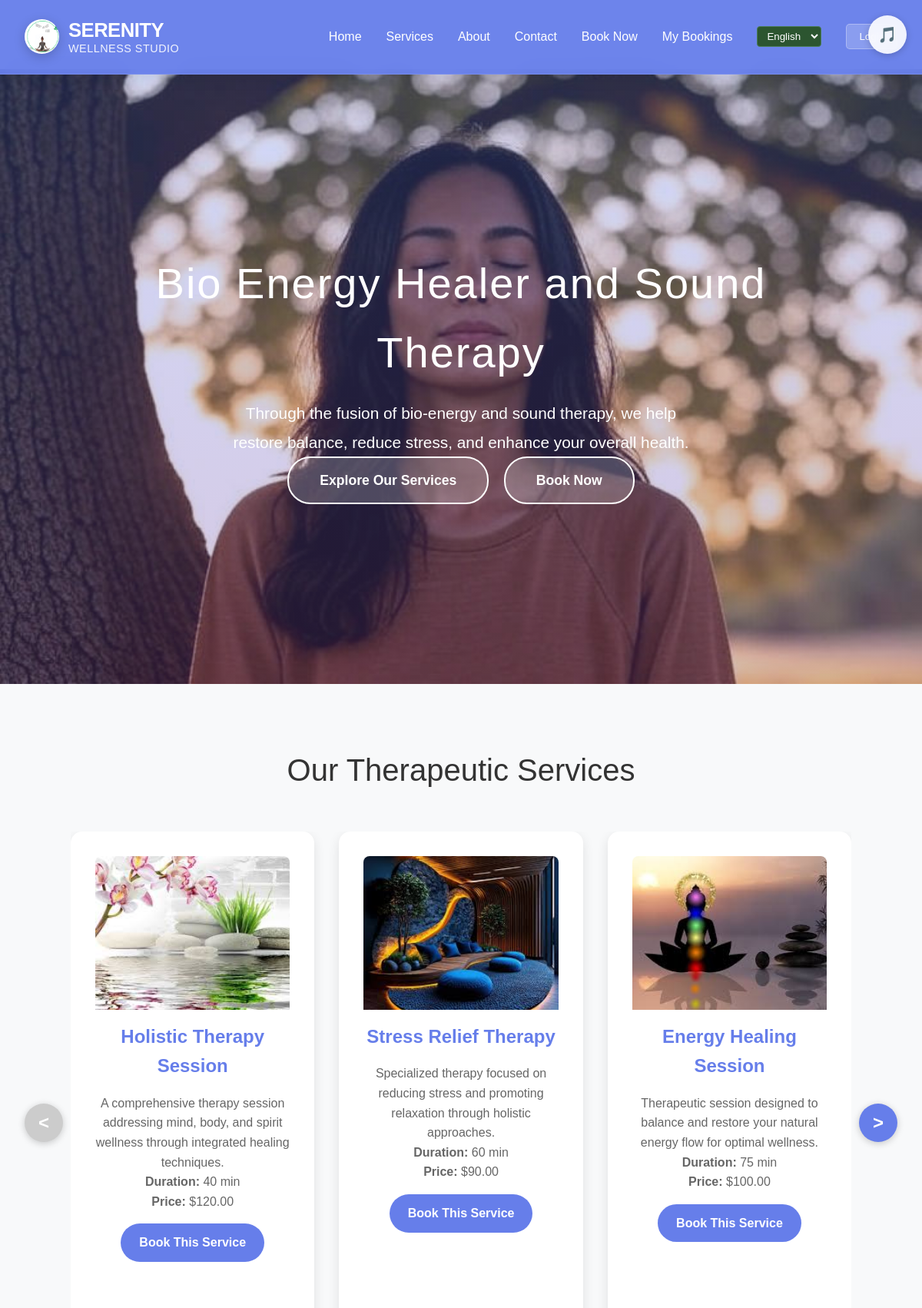
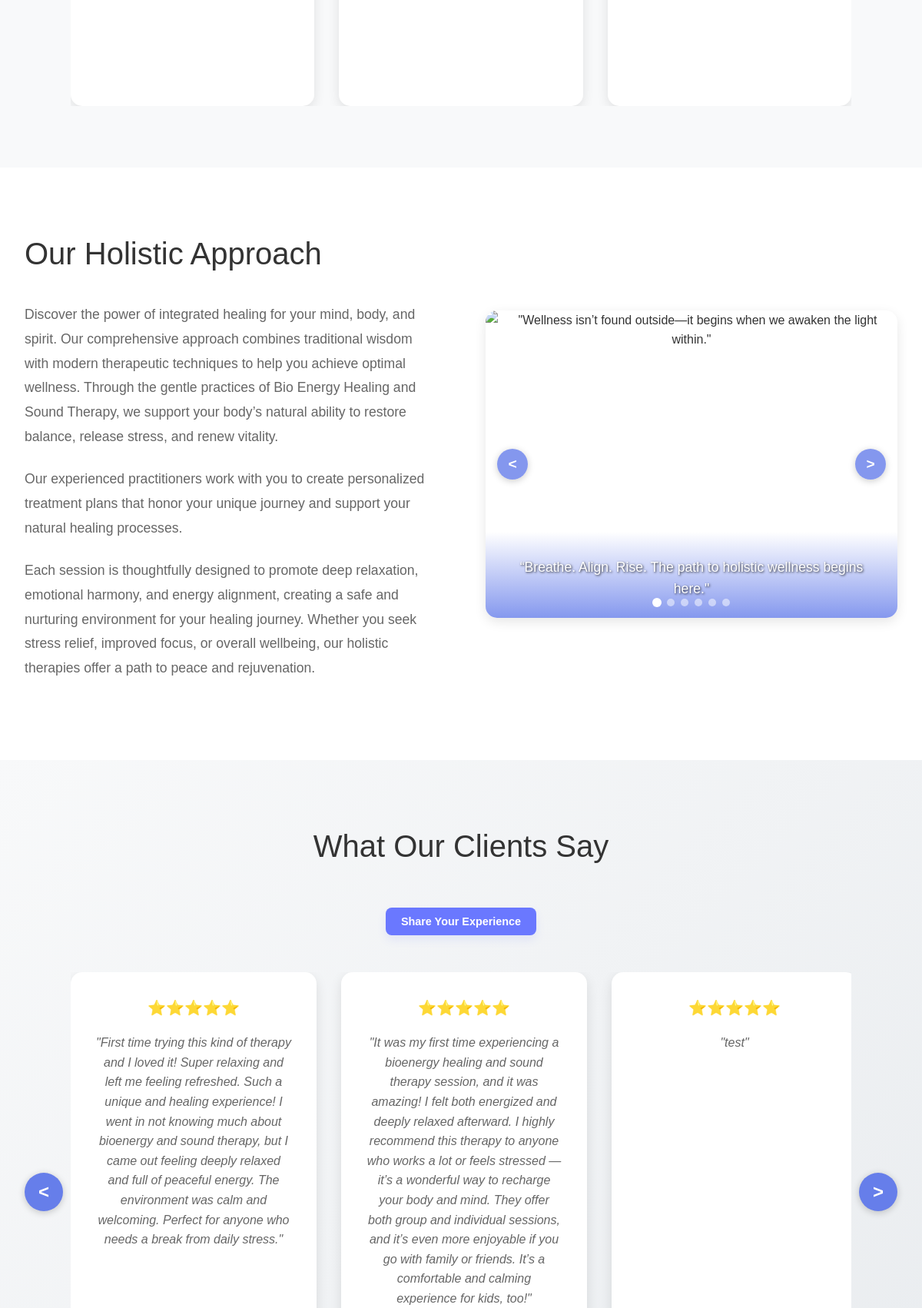
The page / (upper part) on the database its author committed (2 pictures, top to bottom).
### db/models.py (models this page shows, shortened)
class SiteSetting(db.Model):
    __tablename__ = "site_settings"
    __table_args__ = (
        db.UniqueConstraint('key', 'language', name='uq_site_settings_key_language'),
    )
    id = db.Column(db.Integer, primary_key=True)
    key = db.Column(db.String(100), nullable=False)
    value = db.Column(db.Text, nullable=True)
    description = db.Column(db.String(255), nullable=True)
    language = db.Column(db.String(3), nullable=False, default='ENG')  # ENG or MON
    created_at = db.Column(db.DateTime, default=db.func.now())
    updated_at = db.Column(db.DateTime, default=db.func.now(), onupdate=db.func.now())

class Service(db.Model):
    __tablename__ = "services"
    id = db.Column(db.Integer, primary_key=True)
    name = db.Column(db.String(100), nullable=False)
    description = db.Column(db.Text, nullable=True)
    price = db.Column(db.Float, nullable=False)
    duration = db.Column(db.Integer, nullable=False)  # Duration in minutes
    image_path = db.Column(db.String(255), nullable=True)  # Path to service image
    language = db.Column(db.String(3), nullable=False, default='ENG')  # ENG or MON

class AboutImage(db.Model):
    __tablename__ = "about_images"
    id = db.Column(db.Integer, primary_key=True)
    title = db.Column(db.String(100), nullable=False)  # Display title for the image
    caption = db.Column(db.String(255), nullable=True)  # Caption text that appears on the image
    image_path = db.Column(db.String(255), nullable=False)  # Path to the image file
    sort_order = db.Column(db.Integer, nullable=False, default=0)  # Order in the carousel
    is_active = db.Column(db.Boolean, default=True, nullable=False)  # Whether to show this image
    created_at = db.Column(db.DateTime, default=db.func.now())
    updated_at = db.Column(db.DateTime, default=db.func.now(), onupdate=db.func.now())

class Testimonial(db.Model):
    __tablename__ = "testimonials"
    id = db.Column(db.Integer, primary_key=True)
    client_name = db.Column(db.String(100), nullable=False)
    client_title = db.Column(db.String(100), nullable=True)  # Job title or profession
    testimonial_text = db.Column(db.Text, nullable=False)
    rating = db.Column(db.Integer, nullable=False, default=5)  # 1-5 star rating
    is_approved = db.Column(db.Boolean, default=False, nullable=False)  # Admin approval
    is_featured = db.Column(db.Boolean, default=False, nullable=False)  # Show on homepage
    email = db.Column(db.String(120), nullable=True)  # Optional client email
    created_at = db.Column(db.DateTime, default=db.func.now())
    updated_at = db.Column(db.DateTime, default=db.func.now(), onupdate=db.func.now())
    approved_at = db.Column(db.DateTime, nullable=True)
    approved_by = db.Column(db.Integer, db.ForeignKey('users.id'), nullable=True)
    approver = db.relationship('User', backref=db.backref('approved_testimonials', lazy=True))
    def get_star_display(self):
        return "⭐" * self.rating

### routes/main.py (the view)
@main_bp.route('/')
def home():
    current_language = request.args.get('lang', 'ENG')
    if current_language not in ['ENG', 'MON']:
        current_language = 'ENG'
    services = Service.query.filter_by(language=current_language).all()
    settings = get_site_settings(current_language)
    testimonials = get_approved_testimonials()
    about_images = AboutImage.query.filter_by(is_active=True).order_by(AboutImage.sort_order).all()
    return render_template('home.html',
                         services=services,
                         settings=settings,
                         testimonials=testimonials,
                         about_images=about_images,
                         current_language=current_language)

### routes/testimony.py (called while the page is built)
def get_approved_testimonials():
    return Testimonial.query.filter_by(is_approved=True).order_by(Testimonial.created_at.desc()).all()

### templates/home.html (shortened to what this page needs)
<!DOCTYPE html>
<html lang="en">
<head>
    <link rel="stylesheet" href="{{ url_for('static', filename='styles.css') }}">
</head>
<body>
    <header class="header">
        <button id="music-toggle" class="music-control" title="Toggle Background Music">
            <span id="music-icon">🎵</span>
        </button>
        <nav class="nav-container">
            <a href="#" class="logo">
                <div class="logo-image">
                    <img src="{{ url_for('static', filename='images/logo1.png') }}" alt="Serenity Wellness Logo" style="width: 100%; height: 100%; object-fit: contain;">
                </div>
                <div class="logo-text">
                    <span class="main-text">SERENITY</span>
                    <span class="sub-text">WELLNESS Studio</span>
                </div>
            </a>
            <ul class="desktop-nav">
                <li><a href="#home">Home</a></li>
                <li><a href="#services">Services</a></li>
                <li><a href="#about">About</a></li>
                <li><a href="#contact">Contact</a></li>
                <li><a href="{{ url_for('booking_bp.booking_page') }}">Book Now</a></li>
                <li><a href="{{ url_for('booking_bp.my_bookings') }}">My Bookings</a></li>
                <li class="language-switcher">
                    <select onchange="switchLanguage(this.value)" style="background: #2c5530; color: white; border: 1px solid #4a7c59; border-radius: 4px; padding: 4px 8px;">
                        <option value="ENG" {% if current_language == 'ENG' %}selected{% endif %}>English</option>
                    </select>
                </li>
                <li><button id="desktop-auth-btn" class="auth-btn">Login</button></li>
            </ul>
        </nav>
    </header>
    <main class="main-content">
        <section class="hero" id="home" style="background-image: linear-gradient(rgba(102, 126, 234, 0.3), rgba(118, 75, 162, 0.3)), url('{{ url_for('static', filename='images/main_page_images/meditating_woman.jpg') }}'); background-size: cover; background-position: center top; background-repeat: no-repeat;">
            <div class="hero-content" style="text-align: center !important;">
                <h1>{{ settings.get('hero_title', 'Bio Energy Healer and Sound Therapy') }}</h1>
                <p style="text-align: center !important; margin: 0 auto;">{{ settings.get('hero_subtitle', 'Discover the power of integrated healing for your mind, body, and spirit. Our comprehensive approach combines traditional wisdom with modern techniques to help you achieve optimal wellness.') }}</p>
                <a href="#services" class="cta-button">Explore Our Services</a>
                <a href="{{ url_for('booking_bp.booking_page') }}" class="cta-button" style="margin-left: 15px;">Book Now</a>
            </div>
        </section>
        <section class="services" id="services">
            <div class="container">
                <h2 class="section-title">Our Therapeutic Services</h2>
                <div class="services-carousel">
                    <button class="carousel-btn carousel-btn-prev" id="carousel-prev">&lt;</button>
                    <div class="services-container">
                        <div class="services-grid" id="services-grid">
                            {% for service in services %}
                            <div class="service-card">
                                {% if service.image_path %}
                                <div class="service-image">
                                    <img src="{{ url_for('static', filename=service.image_path) }}" alt="{{ service.name }}">
                                </div>
                                {% else %}
                                <div class="service-icon">🧘‍♀️</div>
                                {% endif %}
                                <h3>{{ service.name }}</h3>
                                <p>{{ service.description }}</p>
                                <p><strong>Duration:</strong> {{ service.duration }} min</p>
                                <p><strong>Price:</strong> ${{ '%.2f'|format(service.price) }}</p>
                                <a href="{{ url_for('booking_bp.booking_page') }}" class="service-book-btn">Book This Service</a>
                            </div>
                            {% endfor %}
                        </div>
                    </div>
                    <button class="carousel-btn carousel-btn-next" id="carousel-next">&gt;</button>
                </div>
            </div>
        </section>
        <section class="about" id="about">
            <div class="container">
                <div class="about-content">
                    <div class="about-text">
                        <h2>{{ settings.get('about_title', 'Our Holistic Approach') }}</h2>
                        <p>{{ settings.get('about_text_1', 'At Holistic Therapy, we believe that true healing encompasses all aspects of the human experience. Our integrated approach addresses the interconnected nature of mind, body, and spirit.') }}</p>
                        <p>{{ settings.get('about_text_2', 'Our experienced practitioners work with you to create personalized treatment plans that honor your unique journey and support your natural healing processes.') }}</p>
                        <p>{{ settings.get('about_text_3', 'Whether you\'re seeking relief from stress, looking to improve your overall wellness, or embarking on a journey of personal growth, we\'re here to support you every step of the way.') }}</p>
                    </div>
                    <div class="about-image">
                        <div class="about-carousel-wrapper">
                            <div class="about-carousel">
                                {% if about_images %}
                                    {% for image in about_images %}
                                    <div class="about-slide{% if loop.first %} active{% endif %}">
                                        <div class="about-slide-caption">{{ image.caption }}</div>
                                    </div>
                                    {% endfor %}
                                {% endif %}
                            </div>
                            <button class="about-carousel-btn about-carousel-prev" id="about-prev">&lt;</button>
                            <button class="about-carousel-btn about-carousel-next" id="about-next">&gt;</button>
                            <div class="about-carousel-dots">
                                {% if about_images %}
                                    {% for image in about_images %}
                                    <span class="about-dot{% if loop.first %} active{% endif %}" data-slide="{{ loop.index0 }}"></span>
                                    {% endfor %}
                                {% else %}
                                <span class="about-dot active" data-slide="0"></span>
                                <span class="about-dot" data-slide="1"></span>
                                <span class="about-dot" data-slide="2"></span>
                                <span class="about-dot" data-slide="3"></span>
                                {% endif %}
                            </div>
                        </div>
                    </div>
                </div>
            </div>
        </section>
        <section class="testimonials" id="testimonials">
            <div class="container">
                <h2 class="section-title">What Our Clients Say</h2>
                <p style="text-align: center; margin-bottom: 30px;">
                    <button id="open-testimonial-btn" class="cta-button" style="font-size: 0.9rem; padding: 10px 20px; border: none; cursor: pointer;">
                        Share Your Experience
                    </button>
                </p>
                <div class="testimonials-carousel">
                    <div class="testimonials-container">
                        <div class="testimonials-grid" id="testimonials-grid">
                            {% for testimonial in testimonials %}
                            <div class="testimonial-card">
                                <div class="testimonial-content">
                                    <div class="stars">{{ testimonial.get_star_display() }}</div>
                                    <p>"{{ testimonial.testimonial_text }}"</p>
                                </div>
                            </div>
                            {% endfor %}
                        </div>
                    </div>
                    <button class="testimonial-carousel-btn testimonial-carousel-prev" id="testimonial-prev">&lt;</button>
                    <button class="testimonial-carousel-btn testimonial-carousel-next" id="testimonial-next">&gt;</button>
                </div>
            </div>
        </section>
    </main>
</body>
</html>

### rows shown on the page
SiteSetting: get "Bio Energy Healer and Sound Therapy"
SiteSetting: value "Through the fusion of bio-energy and sound therapy, we help restore balance, reduce stress, and enhance your overall health."
Service: image_path (picture), name "Holistic Therapy Session", description "A comprehensive therapy session addressing mind, body, and spirit wellness through integrated healing techniques.", duration "40", price "120.00"
Service: image_path (picture), name "Stress Relief Therapy", description "Specialized therapy focused on reducing stress and promoting relaxation through holistic approaches.", duration "60", price "90.00"
Service: image_path (picture), name "Energy Healing Session", description "Therapeutic session designed to balance and restore your natural energy flow for optimal wellness.", duration "75", price "100.00"
SiteSetting: get "Our Holistic Approach"
SiteSetting: value "Discover the power of integrated healing for your mind, body, and spirit. Our comprehensive approach combines traditional wisdom with modern therapeutic techniques to help you achieve optimal wellness. Through the gentle practices of Bio Energy Healing and Sound Therapy, we support your body’s natural ability to restore balance, release stress, and renew vitality."
SiteSetting: get "Our experienced practitioners work with you to create personalized treatment plans that honor your unique journey and support your natural healing processes."
SiteSetting: value "Each session is thoughtfully designed to promote deep relaxation, emotional harmony, and energy alignment, creating a safe and nurturing environment for your healing journey. Whether you seek stress relief, improved focus, or overall wellbeing, our holistic therapies offer a path to peace and rejuvenation."
Testimonial: star "⭐⭐⭐⭐⭐", testimonial_text "First time trying this kind of therapy and I loved it! Super relaxing and left me feeling refreshed. Such a unique and healing experience! I went in not knowing much about bioenergy and sound therapy, but I came out feeling deeply relaxed and full of peaceful energy. The environment was calm and welcoming. Perfect for anyone who needs a break from daily stress."
Testimonial: star "⭐⭐⭐⭐⭐", testimonial_text "It was my first time experiencing a bioenergy healing and sound therapy session, and it was amazing! I felt both energized and deeply relaxed afterward. I highly recommend this therapy to anyone who works a lot or feels stressed — it’s a wonderful way to recharge your body and mind. They offer both group and individual sessions, and it’s even more enjoyable if you go with family or friends. It’s a comfortable and calming experience for kids, too!"
Testimonial: star "⭐⭐⭐⭐⭐", testimonial_text "test"
